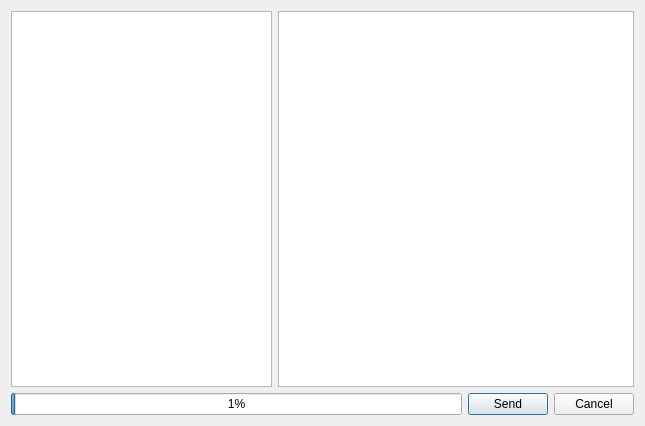
<?xml version="1.0" encoding="UTF-8"?>
<ui version="4.0">
 <class>FileExplorar</class>
 <widget class="QDialog" name="FileExplorar">
  <property name="geometry">
   <rect>
    <x>0</x>
    <y>0</y>
    <width>645</width>
    <height>426</height>
   </rect>
  </property>
  <property name="windowTitle">
   <string>Dialog</string>
  </property>
  <layout class="QVBoxLayout" name="verticalLayout">
   <item>
    <layout class="QHBoxLayout" name="horizontalLayout_2">
     <item>
      <widget class="QTreeView" name="treeView"/>
     </item>
     <item>
      <widget class="QListView" name="listView">
       <property name="minimumSize">
        <size>
         <width>356</width>
         <height>371</height>
        </size>
       </property>
      </widget>
     </item>
    </layout>
   </item>
   <item>
    <layout class="QHBoxLayout" name="horizontalLayout">
     <item>
      <widget class="QProgressBar" name="progressBar">
       <property name="value">
        <number>1</number>
       </property>
      </widget>
     </item>
     <item>
      <widget class="QPushButton" name="send_button">
       <property name="text">
        <string>Send</string>
       </property>
      </widget>
     </item>
     <item>
      <widget class="QPushButton" name="cancel_button">
       <property name="text">
        <string>Cancel</string>
       </property>
      </widget>
     </item>
    </layout>
   </item>
  </layout>
 </widget>
 <resources/>
 <connections>
  <connection>
   <sender>cancel_button</sender>
   <signal>clicked()</signal>
   <receiver>FileExplorar</receiver>
   <slot>reject()</slot>
   <hints>
    <hint type="sourcelabel">
     <x>634</x>
     <y>415</y>
    </hint>
    <hint type="destinationlabel">
     <x>515</x>
     <y>390</y>
    </hint>
   </hints>
  </connection>
 </connections>
</ui>
